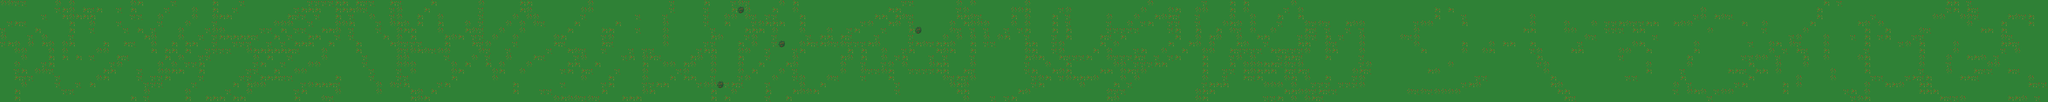

Tiled map render using the project's own tile images. Description and the map definition, with tile-layer contents summarised, below:
An orthogonal 300x15 tile map with 32x32 px tiles, 2 tile layers (back, trees), 2 tilesets.

<map version="1.0" orientation="orthogonal" width="300" height="15" tilewidth="32" tileheight="32">
 <tileset firstgid="1" name="grassalt_flowers" tilewidth="32" tileheight="32">
  <image source="grassalt_flowers.png" width="96" height="192" />
 </tileset>
 <tileset firstgid="19" name="plants" tilewidth="32" tileheight="32">
  <properties>
   <property name="bottom" value="true" />
   <property name="left" value="true" />
   <property name="right" value="true" />
   <property name="top" value="true" />
  </properties>
  <image source="plants.png" width="288" height="384" />
 </tileset>
 <layer name="back" width="300" height="15">
  <data>[4500 cells, 4500 non-empty, 4 distinct tile ids]</data>
 </layer>
 <layer name="trees" width="300" height="15">
  <data>[4500 cells, 6 non-empty, 2 distinct tile ids]</data>
 </layer>
</map>
